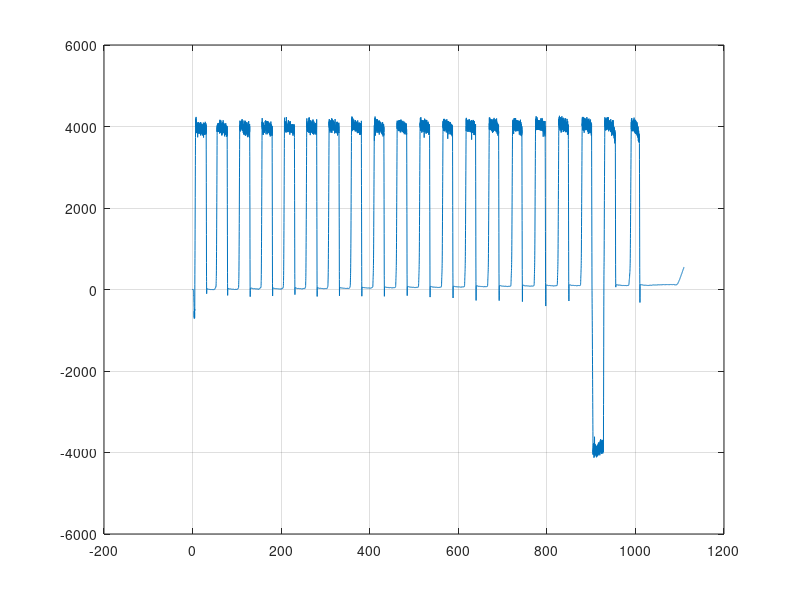

MATLAB code to generate this figure:
close all
clear all
% % load('shot_45994');
% load('shot_46023');
% load('shot_46037')
% load('shot_46045')
% load('shot_46061')
% load('shot_45994')
% load('shot_46076')
load('shot_46093')
time1=1e-3*data.time;

figure()
plot(time1,data.Ip_magn)
grid on
return
%% Select time window
index1=find(time1 == 105.4);
index2=find(time1 == 129.6);

Ip=data.Ip_magn(index1:index2);
I_prim=data.prim(index1:index2);
I_hor=data.hor(index1:index2);
I_vert=data.vert(index1:index2);
Rc=data.R0(index1:index2);
Zc=data.z0(index1:index2);
time=time1(index1:index2);


%% Convert to double
ISTTOK.Ip=double(Ip);
ISTTOK.I_prim=double(I_prim);
ISTTOK.I_hor=double(I_hor);
ISTTOK.I_vert=double(I_vert);
ISTTOK.Rc=double(Rc);
ISTTOK.Zc=double(Zc);
ISTTOK.time=double(time);


%%
inputs=[ISTTOK.I_prim,ISTTOK.I_vert,ISTTOK.I_hor];
outputs=[ ISTTOK.Rc,ISTTOK.Zc];
Ts=100e-6;
exp3=iddata(outputs,inputs,Ts);

%% Filter the position
Rc_fil=lowpass(ISTTOK.Rc,1000,1/Ts);
Zc_fil=lowpass(ISTTOK.Zc,1000,1/Ts);

outputs1=[ Rc_fil,Zc_fil];

exp4=iddata(outputs1,inputs,Ts);
